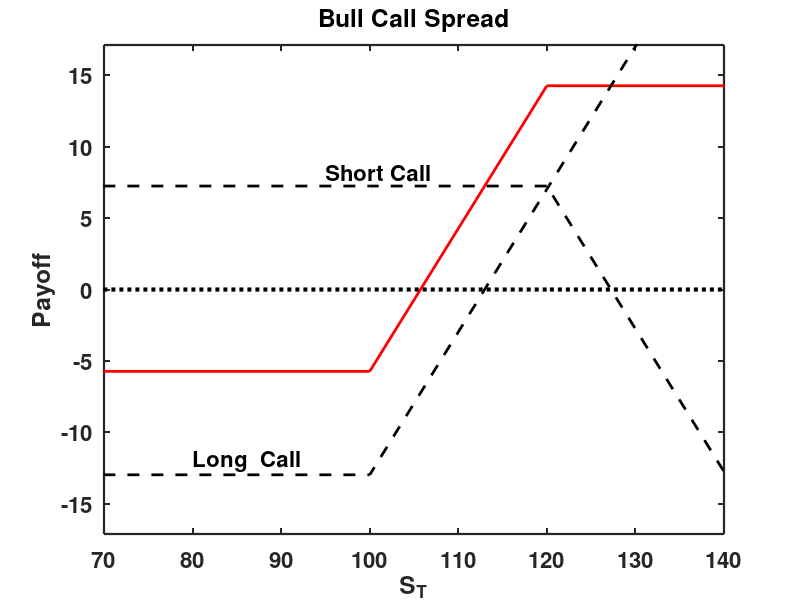

The MATLAB source for this figure:
% ------------------------------------------------------------------------------
% Book:        SFS
% ------------------------------------------------------------------------------
% Quantlet:    SFSbullspreadcall
% ------------------------------------------------------------------------------
% Description: SFSbullspreadcall plots the combination of a long call and a 
%              short call where the exercise price of the short call is higher 
%              than the exercise price of the long call, i.e. bull spread 
%              strategy. Values can be entered interactively.
%              Refers to exercise 1.3 in SFS.         
% ------------------------------------------------------------------------------
% Usage:       -
% ------------------------------------------------------------------------------
% Inputs:      St    - Stock price
%              K1    - Exercise price for long call
%              K2    - Exercise price for short call
%              r     - Interest rate
%              T     - Time to expiration
%              sigma - Volatility
% ------------------------------------------------------------------------------
% Output:      Plot of a bull option strategy calls.
% ------------------------------------------------------------------------------
% Example:     An example is produced for the values: St=92, K1=100,
%              K2=120, T=3, sigma = 0.4, r=0.03.
% ------------------------------------------------------------------------------
% Author:      R: Zografia Anastasiadou, 20110225
%              Matlab: Awdesch Melzer 20130123
% ------------------------------------------------------------------------------

clear all
close all
clc

 
St    = 92;     % Stock price
K1    = 100;    % Exercise price for long call
K2    = 120;    % Exercise price for short call, K1<K2
T     = 1;      % Time to expiration, i.e. 0.25 for quarter of year
sigma = 0.4;    % Volatility
r     = 0.03;   % Interest rate


	
	K = [K1,K2]';
	
    %Calculate the terms for the BS option prices
    
    d1  = (log(St./K) + (r+sigma.^2/2).*T)/(sigma.*sqrt(T));
    d2  = d1-sigma.*sqrt(T);
    
    %Set the coordinates
    x   = [0;K1;K2;K1+K2];

    cal = [];
    %Calculate to plain vanilla call option prices
    for (i = 1:2)
    cal(i) = St.*normcdf(d1(i)) - K(i).*exp(-r.*T).*normcdf(d2(i));
    end
    %Value of plain vanilla options at time T
    cal_T  = cal.*exp(r*T);

    %Calculate the payoff at each coordinate
    y1     = [-cal_T(1);-cal_T(1);K(2)-K(1)-cal_T(1);K(2)-cal_T(1)];
    y2     = [cal_T(2);cal_T(2);cal_T(2);-K(1)+cal_T(2)];
    
    %Determine the strategy payoff
    y = y1+y2;

    %Plot strategy
    plot(x,y,'-r','LineWidth',2)
    hold on
    xlabel('S_T','FontSize',16,'FontWeight','Bold')
    ylabel('Payoff','FontSize',16,'FontWeight','Bold')
    xlim([0.7*x(2),1.4*x(2)])
    ylim([-1.2*y(3),1.2*y(3)])
    title('Bull Call Spread','FontSize',16,'FontWeight','Bold')
    set(gca,'LineWidth',1.6,'FontSize',16,'FontWeight','Bold');
    box on
    
    %Plot plain vanilla option payoff profiles
    plot(x,y1,'--k','LineWidth',2)
    plot(x,y2,'--k','LineWidth',2)
    
    plot(x,[0,0,0,0]',':k','LineWidth',3) 
    
    text(95,8.2,'Short Call','FontSize',16,'FontWeight','Bold')
    text(80,-12,'Long  Call','FontSize',16,'FontWeight','Bold')
    hold off
    
    % to save the plot in pdf or png please uncomment next 2 lines:
% print -painters -dpdf -r600 SFSbullspreadcall.pdf
% print -painters -dpng -r600 SFSbullspreadcall.png
  